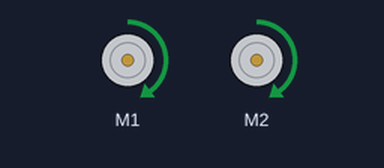
Simulated run of this sketch. Board: Arduino Uno, built with avr-gcc and run on an emulated ATmega328P. Parts: 2 × DC motor (green arrow = forward, orange = backward, longer = faster).

Above: at 0.9 s.
At 3.2 s:
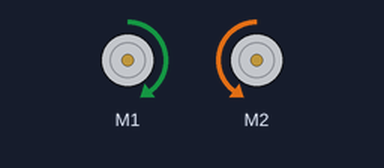
At 7.9 s:
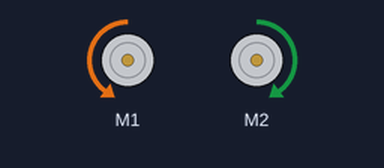
At 11.8 s:
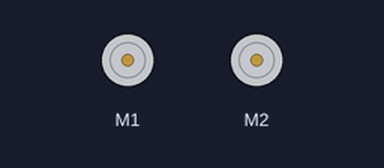
Timing chart, 0 to 18.6 s (numbered marks = the images above):
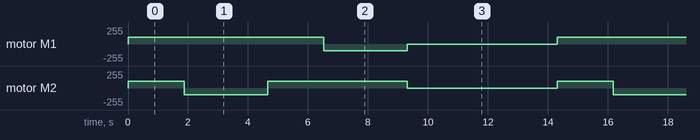

Measured:
- by itself, motor M1: repeats every 14.3 s: backward 100/255 2.8 s, stopped 5.0 s, forward 100/255 6.5 s
- by itself, motor M2: repeats every 14.3 s: backward 100/255 2.8 s, forward 100/255 4.7 s, stopped 5.0 s, forward 100/255 1.9 s

The sketch:

square_test.ino
```cpp
#include <Wire.h>
#include <Adafruit_MotorShield.h>
#include "utility/Adafruit_MS_PWMServoDriver.h"

Adafruit_MotorShield AFMS = Adafruit_MotorShield();
Adafruit_DCMotor *motor_left = AFMS.getMotor(1);
Adafruit_DCMotor *motor_right = AFMS.getMotor(2);

void setup() {
    AFMS.begin();
}

int speed = 50;

void move_forward(int speed) {
    motor_left->setSpeed(speed);
    motor_right->setSpeed(speed);
    motor_left->run(FORWARD);
    motor_right->run(FORWARD);
}

void move_distance_forward(int speed, int desired_distance) {
    //desired_distance in cm
    double actual_speed;
    int time;
    actual_speed = speed/12.5; //manual calibration
    time = (desired_distance/actual_speed)*1000;
    motor_left->setSpeed(speed);
    motor_right->setSpeed(speed);
    motor_left->run(FORWARD);
    motor_right->run(FORWARD);
    delay(time);
}

void move_backward(int speed) {
    motor_left->setSpeed(speed);
    motor_right->setSpeed(speed);
    motor_left->run(BACKWARD);
    motor_right->run(BACKWARD);
}

void move_distance_backward(int speed, int desired_distance) {
    //desired_distance in cm
    double actual_speed;
    int time;
    actual_speed = speed/12.5; //manual calibration
    time = (desired_distance/actual_speed)*1000;
    motor_left->setSpeed(speed);
    motor_right->setSpeed(speed);
    motor_left->run(BACKWARD);
    motor_right->run(BACKWARD);
    delay(time);
}

void about_robot_clockwise_90() {
    int timedelay = 2780;
    motor_left->setSpeed(100);
    motor_right->setSpeed(100);
    motor_left->run(FORWARD);
    motor_right->run(BACKWARD);
    delay(timedelay);
}

void about_robot_anticlockwise_90() {
    int timedelay = 2780;
    motor_left->setSpeed(100);
    motor_right->setSpeed(100);
    motor_left->run(BACKWARD);
    motor_right->run(FORWARD);
    delay(timedelay);
}

void about_robot_clockwise_45() {
    int timedelay = 1295;
    motor_left->setSpeed(100);
    motor_right->setSpeed(100);
    motor_left->run(FORWARD);
    motor_right->run(BACKWARD);
    delay(timedelay);
}

void about_robot_anticlockwise_45() {
    int timedelay = 1295;
    motor_left->setSpeed(100);
    motor_right->setSpeed(100);
    motor_left->run(BACKWARD);
    motor_right->run(FORWARD);
    delay(timedelay);
}

void clockwise_90() {
    int timedelay = 5200;
    motor_left->setSpeed(100);
    motor_right->setSpeed(0);
    motor_left->run(FORWARD);
    //delay(timedelay);
    delay(13000);
}

void anticlockwise_90() {
    int timedelay = 5200;
    motor_left->setSpeed(100);
    motor_right->setSpeed(0);
    motor_left->run(BACKWARD);
    delay(timedelay);

}

void stop_motors() {
    motor_left->setSpeed(0);
    motor_right->setSpeed(0);
}

void loop() {
    move_distance_forward(100,15);
    about_robot_clockwise_90();
    move_distance_forward(100,15);
    about_robot_anticlockwise_90();

    stop_motors();
    delay(5000);

//     stop_motors();

}
```

motor_trial.h.ino
```cpp
#include <Wire.h>
#include <Adafruit_MotorShield.h>
#include "utility/Adafruit_MS_PWMServoDriver.h"
```
